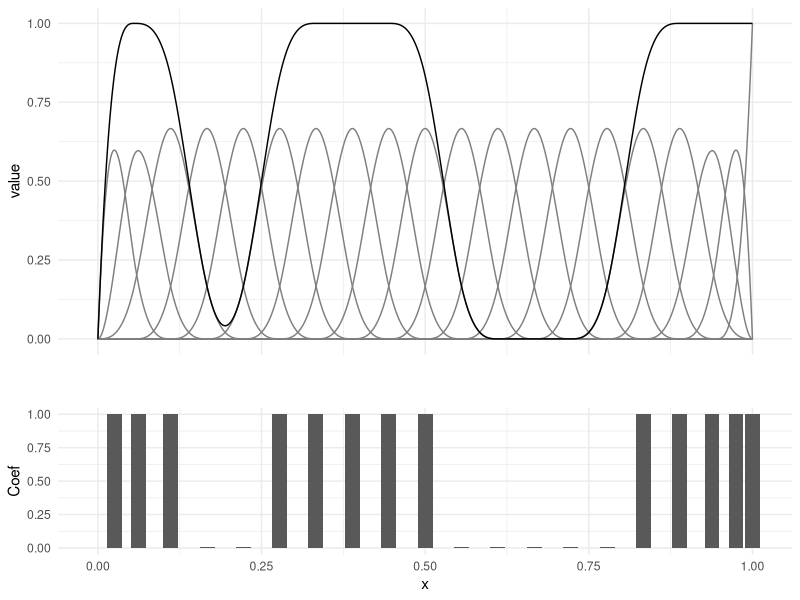

Source code (R):
library(tidyverse)
library(magrittr)
theme_set(theme_minimal())

xs = seq(0, 1, 0.001)

K = 20

X = splines::bs(xs, df=K)

beta = c(rep(1, 3), rep(0, 2), rep(1, 5), rep(0, 5), rep(1, 5))


y = X %*% beta

df = data.frame(basis=X, spline=y, x=xs)

df_long = df %>% tidyr::pivot_longer(
  cols=-x
)

df_coef = data.frame(
  x=apply(X, 2, function(x) xs[which.max(x)]),
  y=beta
)


g0 = ggplot(
  data=df_long,
  mapping=aes(x=x, y=value, group=name, color=name)
) + geom_line() + 
  scale_color_manual(values=c("spline"="black")) + 
  theme(legend.position="none",
        axis.title.x=element_blank(),
        axis.text.x=element_blank(),
        axis.ticks.x=element_blank()) + 
  coord_cartesian(xlim=c(-0.01, 1.01))

g1 = ggplot(
  data=df_coef,
  mapping=aes(x=x, y=pmax(y, 0.01))
) + geom_bar(stat="identity") + coord_cartesian(xlim=c(-0.01, 1.01)) +
   ylab("Coef")


g = cowplot::plot_grid(g0, g1, nrow=2, ncol=1, align="hv", axis="lr", rel_heights=c(2, 1))
ggsave("./figures/splines.pdf", g, width=8, height=6)
